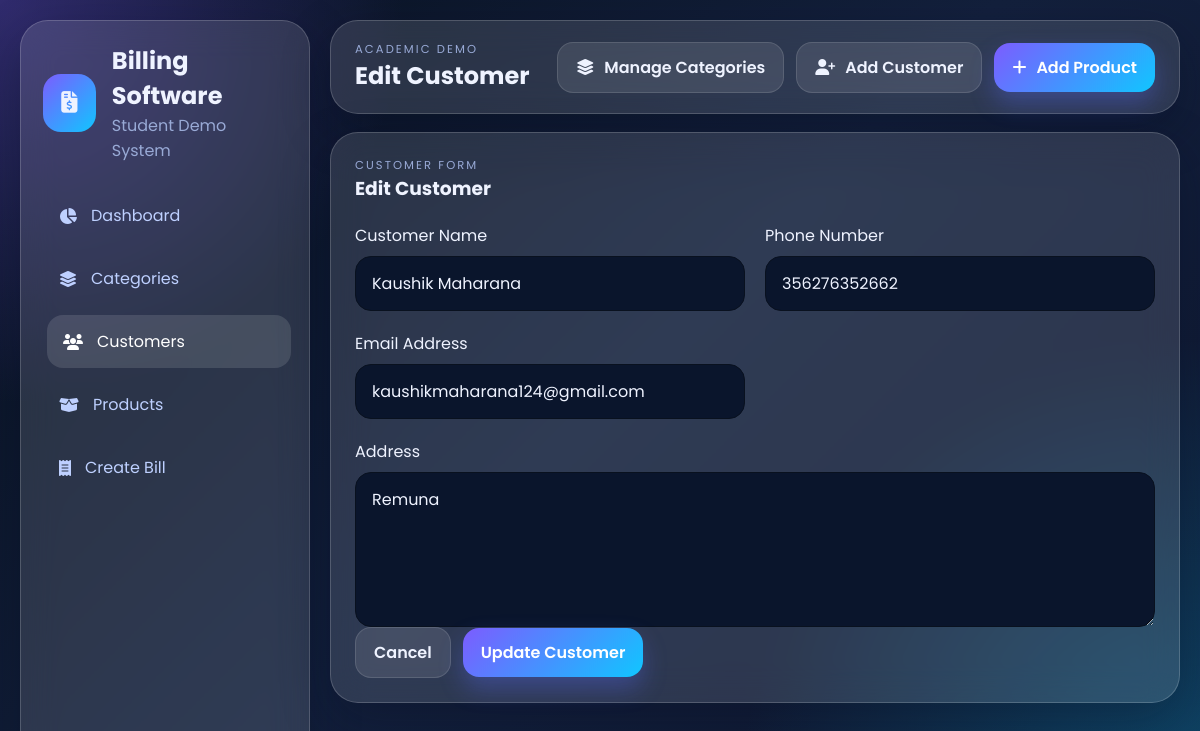
The app's page /customers/2/edit/ with its own data.
### billing/models.py (models this page shows, shortened)
class Customer(models.Model):
    name = models.CharField(max_length=120)
    phone = models.CharField(max_length=20)
    email = models.EmailField(blank=True)
    address = models.TextField()
    created_at = models.DateTimeField(auto_now_add=True)
    class Meta:
        ordering = ["name"]

### billing/views.py (the view, shortened to what this page needs)
# urls.py: path("customers/<int:customer_id>/edit/", views.edit_customer, name="edit_customer"),
def edit_customer(request, customer_id):
    customer = get_object_or_404(Customer, id=customer_id)
    context = {
        "page_title": "Edit Customer",
        "button_label": "Update Customer",
        "customer": customer,
        "is_edit": True,
    }
    return render(request, "billing/add_customer.html", context)

### billing/context_processors.py (called while the page is built)
def sidebar_categories(request):
    return {
        "sidebar_categories": Category.objects.all()[:8],
    }

### billing/templates/billing/add_customer.html (shortened to what this page needs)
{% extends 'billing/base.html' %}
{% block content %}
<section class="form-layout single-column">
    <article class="glass-panel panel-card form-card">
        <div class="section-title">
            <div>
                <p class="eyebrow">Customer form</p>
                <h3>{{ page_title }}</h3>
            </div>
        </div>
        <form method="post" class="styled-form">
            <div class="form-grid two-columns">
                <div class="form-group">
                    <label for="name">Customer Name</label>
                    <input type="text" id="name" name="name" value="{{ customer.name }}" placeholder="Enter customer name" required>
                </div>
                <div class="form-group">
                    <label for="phone">Phone Number</label>
                    <input type="text" id="phone" name="phone" value="{{ customer.phone }}" placeholder="Enter phone number" required>
                </div>
                <div class="form-group">
                    <label for="email">Email Address</label>
                    <input type="email" id="email" name="email" value="{{ customer.email }}" placeholder="Enter email address">
                </div>
                <div class="form-group full-width">
                    <label for="address">Address</label>
                    <textarea id="address" name="address" rows="5" placeholder="Enter full address" required>{{ customer.address }}</textarea>
                </div>
            </div>
            <div class="form-actions">
                <a href="{% url 'billing:customers' %}" class="btn btn-light">Cancel</a>
                <button type="submit" class="btn btn-primary">{{ button_label }}</button>
            </div>
        </form>
    </article>
</section>
{% endblock %}

### billing/static/billing/css/style.css (style rules this page uses)
:root { --bg-primary: #09111f; --bg-secondary: #101b33; --panel-bg: rgba(255, 255, 255, 0.12); --panel-border: rgba(255, 255, 255, 0.18); --text-main: #eff3ff; --text-soft: #bed0ff; --text-muted: #99aad6; --accent: #7c5cff; --accent-2: #10c6ff; --success: #24d39b; --danger: #ff6b81; --warning: #ffcb57; --shadow: 0 18px 50px rgba(5, 13, 32, 0.32); --radius-xl: 28px; --radius-lg: 22px; --radius-md: 16px; --radius-sm: 12px; }
* { box-sizing: border-box; }
body { margin: 0; min-height: 100vh; font-family: 'Poppins', sans-serif; color: var(--text-main); background: radial-gradient(circle at top left, rgba(124, 92, 255, 0.35), transparent 28%), radial-gradient(circle at bottom right, rgba(16, 198, 255, 0.28), transparent 32%), linear-gradient(135deg, #081120 0%, #13203d 50%, #0e1730 100%); }
a { color: inherit; text-decoration: none; }
button, input, select, textarea { font: inherit; }
button { cursor: pointer; border: none; }
.sidebar, .topbar, .panel-card, .alert, .hero-banner, .stat-card, .product-card, .info-card, .totals-box, .invoice-note { backdrop-filter: blur(18px); -webkit-backdrop-filter: blur(18px); }
.glass-panel { background: var(--panel-bg); border: 1px solid var(--panel-border); box-shadow: var(--shadow); border-radius: var(--radius-xl); }
.brand h1, .brand p, .section-title h3, .section-title p, .hero-banner h3, .hero-banner p, .topbar h2, .topbar p { margin: 0; }
.brand p, .eyebrow, .muted-text, .table-note, .simple-list-item span, .sidebar-footer p { color: var(--text-muted); }
.eyebrow { text-transform: uppercase; font-size: 0.72rem; letter-spacing: 0.18em; margin-bottom: 6px; }
.topbar-actions, .action-buttons, .form-actions, .invoice-actions { display: flex; flex-wrap: wrap; gap: 12px; align-items: center; }
.hero-banner, .panel-card { padding: 24px; }
.content-grid, .form-grid, .toolbar-grid, .invoice-grid, .invoice-footer { display: grid; gap: 20px; }
.form-grid.two-columns { grid-template-columns: repeat(2, minmax(0, 1fr)); }
.section-title { display: flex; justify-content: space-between; align-items: flex-start; gap: 12px; margin-bottom: 20px; }
.btn { display: inline-flex; align-items: center; justify-content: center; gap: 10px; padding: 12px 18px; border-radius: 16px; font-weight: 600; transition: 0.25s ease; }
.btn-primary { background: linear-gradient(135deg, var(--accent), var(--accent-2)); color: #fff; box-shadow: 0 12px 24px rgba(90, 109, 255, 0.32); }
.btn-light { background: rgba(255, 255, 255, 0.1); color: var(--text-main); border: 1px solid rgba(255, 255, 255, 0.12); }
.form-group { display: grid; gap: 8px; }
.full-width { grid-column: 1 / -1; }
input, select, textarea { width: 100%; padding: 14px 16px; border-radius: 16px; border: 1px solid #09111f; outline: none; background: #0a152c !important; color: var(--text-main); }
input::placeholder, textarea::placeholder { color: rgba(255, 255, 255, 0.42); }
.single-column { max-width: 960px; }

### records on screen
Customer: name "Kaushik Maharana", phone "356276352662", email "kaushikmaharana124@gmail.com", address "Remuna"

### other values on screen
{{ page_title|default:"Billing Dashboard" }} "Edit Customer"
{{ page_title }} "Edit Customer"
{{ button_label }} "Update Customer"
